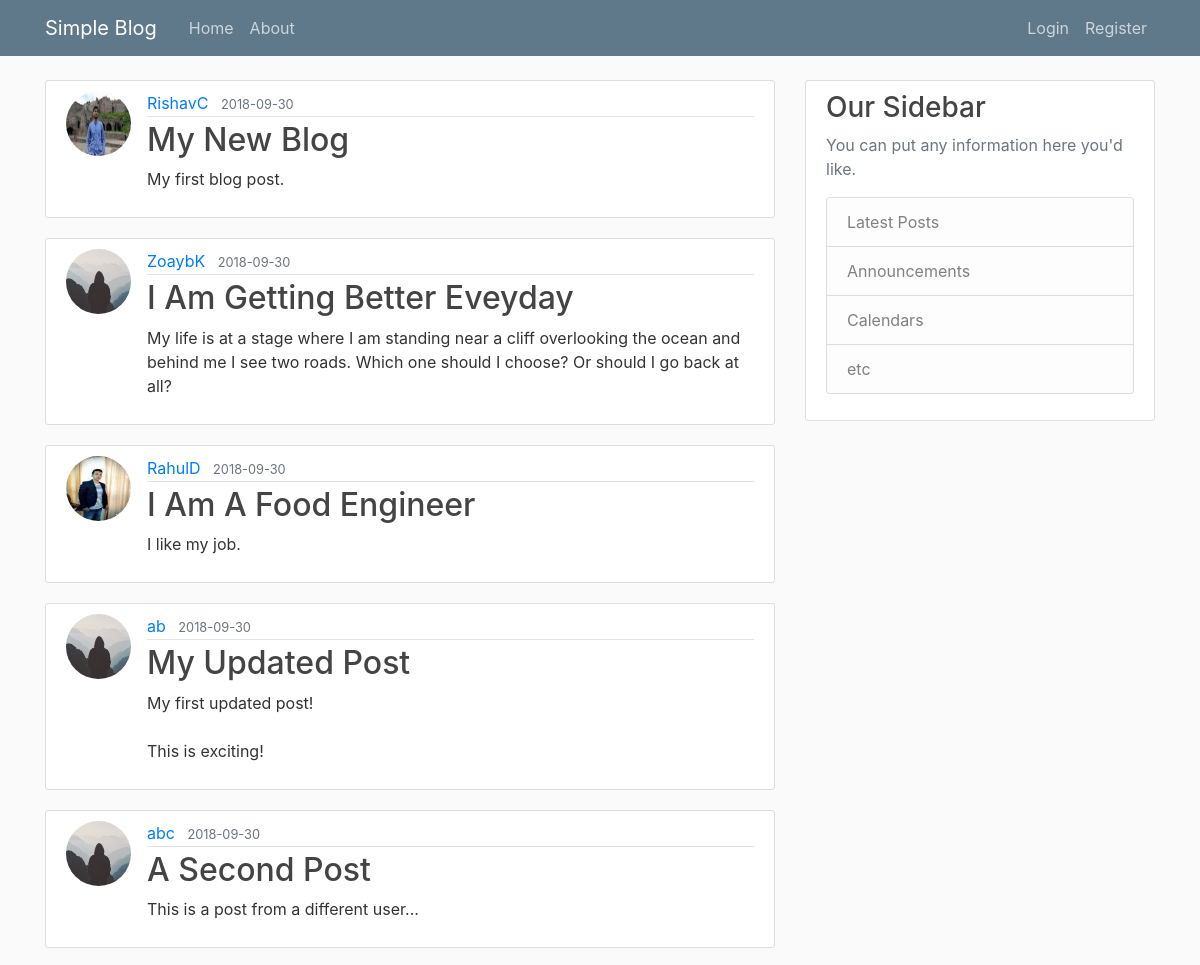
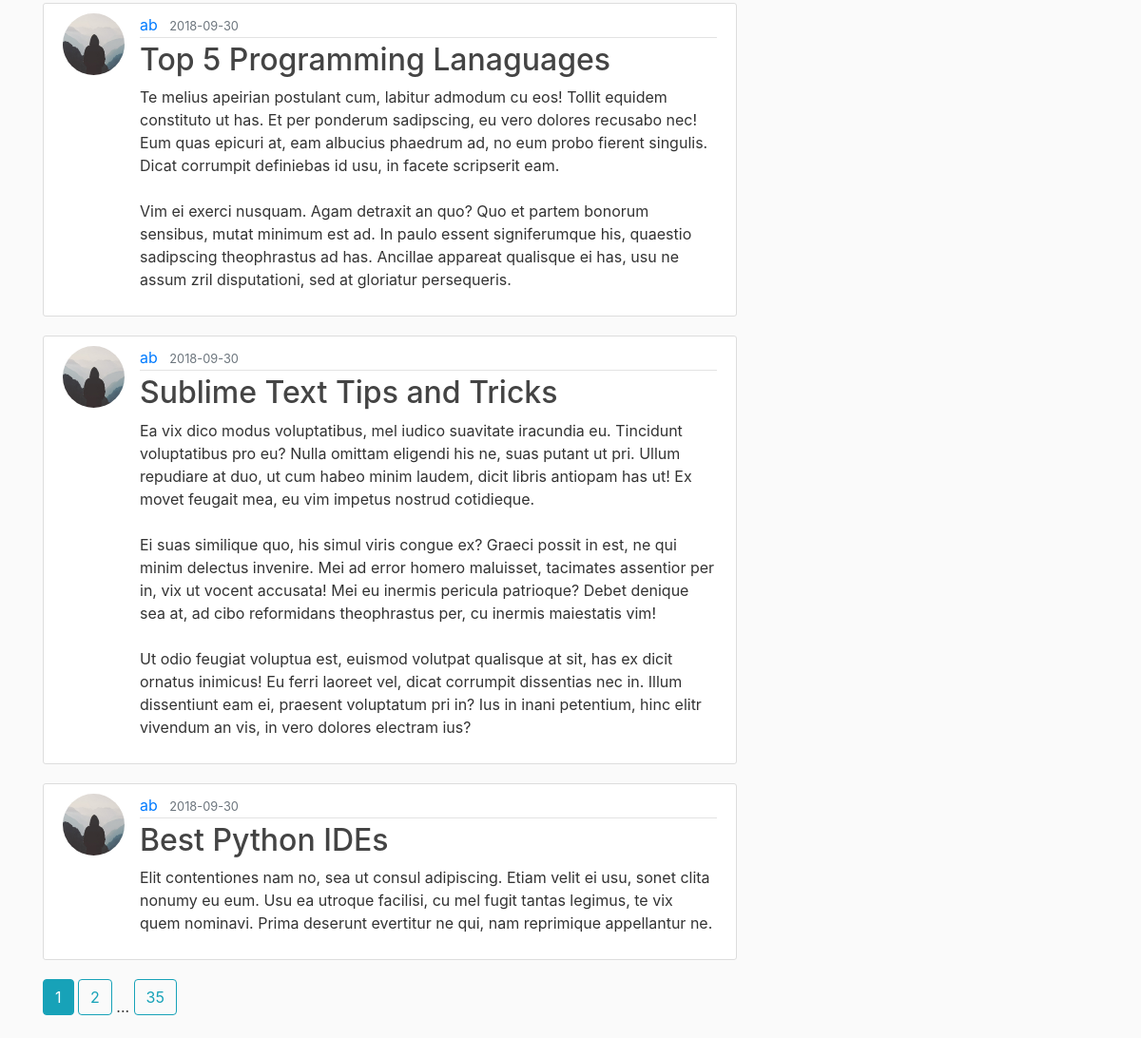
The page /home on the database its author committed (2 pictures, top to bottom).
### flaskblog/models.py (models this page shows, shortened)
class Post(db.Model):
	id = db.Column(db.Integer, primary_key=True)
	title = db.Column(db.String(100), nullable=False)
	date_posted = db.Column(db.DateTime, nullable=False, default=datetime.utcnow)
	content = db.Column(db.Text, nullable=False)
	user_id = db.Column(db.Integer, db.ForeignKey('user.id'), nullable=False)

class User(db.Model, UserMixin):
	id = db.Column(db.Integer, primary_key=True)
	username = db.Column(db.String(20), unique=True, nullable=False)
	email = db.Column(db.String(120), unique=True, nullable=False)
	image_file = db.Column(db.String(20), nullable=False, default='default.jpg')
	password = db.Column(db.String(60), nullable=False)
	posts = db.relationship('Post', backref='author', lazy=True)

### flaskblog/routes.py (the view)
@app.route("/")
@app.route("/home")
def home():
    page = request.args.get('page', 1, type=int)
    posts = Post.query.order_by(Post.date_posted.asc()).paginate(page=page, per_page=8)
    return render_template('home.html', posts=posts)

### flaskblog/templates/home.html
{% extends "layout.html" %}
{% block content %}
	{% for post in posts.items %}
		<article class="media content-section">
				<img class="rounded-circle article-img" src="{{ url_for('static', filename='profile_pics/' + post.author.image_file) }}">
			<div class="media-body">
				<div class="article-metadata">
				<a class="mr-2" href="{{ url_for('user_posts', username=post.author.username) }}">{{ post.author.username }}</a>
				<small class="text-muted">{{ post.date_posted.strftime('%Y-%m-%d') }}</small>
				</div>
				<h2><a class="article-title" href="{{ url_for('post', post_id=post.id) }}">{{ post.title }}</a></h2>
				<p class="article-content">{{ post.content }}</p>
			</div>
		</article>
	{% endfor %}
	{% for page_num in posts.iter_pages(left_edge=1, right_edge=1, left_current=1, right_current=2) %}
      	{% if page_num %}
			{% if posts.page == page_num %}
				<a class="btn btn-info mb-4" href="{{ url_for('home', page=page_num) }}">{{ page_num }}</a>
			{% else %}
				<a class="btn btn-outline-info mb-4" href="{{ url_for('home', page=page_num) }}">{{ page_num }}</a>
			{% endif %}
    	{% else %}
        ...
      {% endif %}
    {% endfor %}
{% endblock content %}

### flaskblog/templates/layout.html (shortened to what this page needs)
<!DOCTYPE html>
<html lang="en">
<head>
	<link rel="stylesheet" href="https://maxcdn.bootstrapcdn.com/bootstrap/4.0.0/css/bootstrap.min.css">
	<link rel="stylesheet" type="text/css" href="{{ url_for('static', filename='main.css') }}">
</head>
<body>
	<header class="site-header">
		<nav class="navbar navbar-expand-md navbar-dark bg-steel fixed-top">
		  <div class="container">
			<a class="navbar-brand mr-4" href="/">Simple Blog</a>
			<div class="collapse navbar-collapse" id="navbarToggle">
			  <div class="navbar-nav mr-auto">
				<a class="nav-item nav-link" href="{{ url_for('home') }}">Home</a>
				<a class="nav-item nav-link" href="{{ url_for('about') }}">About</a>
			  </div>
			  <div class="navbar-nav">
					{% if current_user.is_authenticated %}
						<a class="nav-item nav-link" href="{{ url_for('new_post') }}">New Post</a>
						<a class="nav-item nav-link" href="{{ url_for('account') }}">Account</a>
						<a class="nav-item nav-link" href="{{ url_for('logout') }}">Logout</a>
					{% else %}
						<a class="nav-item nav-link" href="{{ url_for('login') }}">Login</a>
						<a class="nav-item nav-link" href="{{ url_for('register') }}">Register</a>
					{% endif %}
			  </div>
			</div>
		  </div>
		</nav>
	</header>
	<main role="main" class="container">
		<div class="row">
			<div class="col-md-8">
				{% block content %}{% endblock %}
			</div>
			<div class="col-md-4">
				<div class="content-section">
					<h3>Our Sidebar</h3>
					<p class='text-muted'>You can put any information here you'd like.
					<ul class="list-group">
						<li class="list-group-item list-group-item-light">Latest Posts</li>
						<li class="list-group-item list-group-item-light">Announcements</li>
						<li class="list-group-item list-group-item-light">Calendars</li>
						<li class="list-group-item list-group-item-light">etc</li>
					</ul>
					</p>
				</div>
			</div>
		</div>
	</main>
</body>
</html>

### flaskblog/static/main.css (style rules this page uses)
body { background: #fafafa; color: #333333; margin-top: 5rem; }
h1, h2, h3, h4, h5, h6 { color: #444444; }
.bg-steel { background-color: #5f788a; }
.site-header .navbar-nav .nav-link { color: #cbd5db; }
.content-section { background: #ffffff; padding: 10px 20px; border: 1px solid #dddddd; border-radius: 3px; margin-bottom: 20px; }
.article-title { color: #444444; }
.article-content { white-space: pre-line; }
.article-img { height: 65px; width: 65px; margin-right: 16px; }
.article-metadata { padding-bottom: 1px; margin-bottom: 4px; border-bottom: 1px solid #e3e3e3 }

### rows shown on the page
Post: image_file (picture), author.username "RishavC", date_posted "2018-09-30", title "My New Blog", content "My first blog post."
Post: image_file (placeholder picture), author.username "ZoaybK", date_posted "2018-09-30", title "I Am Getting Better Eveyday", content "My life is at a stage where I am standing near a cliff overlooking the ocean and behind me I see two roads. Which one should I choose? Or should I go back at all?"
Post: image_file (picture), author.username "RahulD", date_posted "2018-09-30", title "I Am A Food Engineer", content "I like my job."
Post: image_file (placeholder picture), author.username "ab", date_posted "2018-09-30", title "My Updated Post", content "My first updated post! This is exciting!"
Post: image_file (placeholder picture), author.username "abc", date_posted "2018-09-30", title "A Second Post", content "This is a post from a different user..."
Post: image_file (placeholder picture), author.username "ab", date_posted "2018-09-30", title "Top 5 Programming Lanaguages", content "Te melius apeirian postulant cum, labitur admodum cu eos! Tollit equidem constituto ut has. Et per ponderum sadipscing, eu vero dolores recusabo nec! Eum quas epicuri at, eam albucius phaedrum ad, no eum probo fierent singulis. Dicat corrumpit definiebas id usu, in facete scripserit eam. Vim ei exerci nusquam. Agam detraxit an quo? Quo et partem bonorum sensibus, mutat minimum est ad. In paulo essent signiferumque his, quaestio sadipscing theophrastus ad has. Ancillae appareat qualisque ei has, usu ne assum zril disputationi, sed at gloriatur persequeris."
Post: image_file (placeholder picture), author.username "ab", date_posted "2018-09-30", title "Sublime Text Tips and Tricks", content "Ea vix dico modus voluptatibus, mel iudico suavitate iracundia eu. Tincidunt voluptatibus pro eu? Nulla omittam eligendi his ne, suas putant ut pri. Ullum repudiare at duo, ut cum habeo minim laudem, dicit libris antiopam has ut! Ex movet feugait mea, eu vim impetus nostrud cotidieque. Ei suas similique quo, his simul viris congue ex? Graeci possit in est, ne qui minim delectus invenire. Mei ad error homero maluisset, tacimates assentior per in, vix ut vocent accusata! Mei eu inermis pericula patrioque? Debet denique sea at, ad cibo reformidans theophrastus per, cu inermis maiestatis vim! Ut odio feugiat voluptua est, euismod volutpat qualisque at sit, has ex dicit ornatus inimicus! Eu…"
Post: image_file (placeholder picture), author.username "ab", date_posted "2018-09-30", title "Best Python IDEs", content "Elit contentiones nam no, sea ut consul adipiscing. Etiam velit ei usu, sonet clita nonumy eu eum. Usu ea utroque facilisi, cu mel fugit tantas legimus, te vix quem nominavi. Prima deserunt evertitur ne qui, nam reprimique appellantur ne."

### other values the page prints
{{ page_num }} "1"
{{ page_num }} "2" "35"
